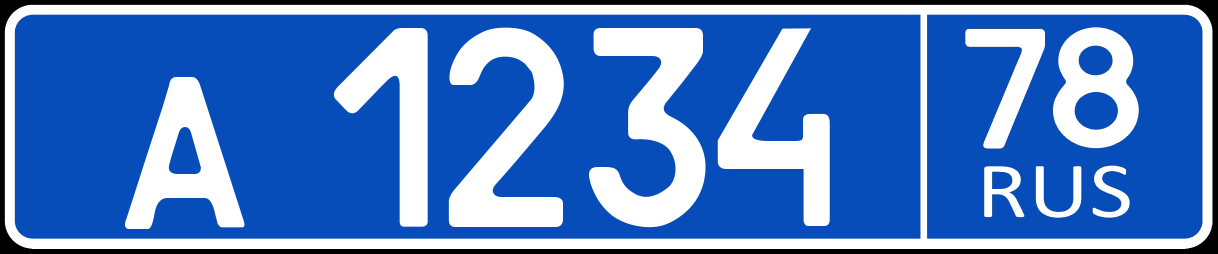
#> input picture ComputerVision/TesseractOpencv/ReadLettersFromvideo/test.png, 3654 x 762 px, given in place of the camera (shown at 1/3 size)
$ python detectleds.py
#> lines starting #> are read from the running program, lines starting #| are printed output that depends on the picture
### Projects/Detectleds/Func.py
"""
Useful functions to use computer vision\n
show_with_matplotlib(img, title)\n
create_canvas_matplotlib(x,y):\n
colors['red']\n
def stackImages(scale,imgArray):\n
def resize_frame(frame,percent):\n
"""

import matplotlib.pyplot as plt
import cv2
import numpy as np

# [16 lines left out: functions show_with_matplotlib, create_canvas_matplotlib, not called in this run]

colors = {
        'blue': (255, 0, 0), 'green': (0, 255, 0), 'red': (0, 0, 255), 'yellow': (0, 255, 255),
        'magenta': (255, 0, 255), 'cyan': (255, 255, 0), 'white': (255, 255, 255), 'black': (0, 0, 0),
        'gray': (125, 125, 125), 'rand': np.random.randint(0, high=256, size=(3,)).tolist(),
        'dark_gray': (50, 50, 50), 'light_gray': (220, 220, 220)
        }

# [10 lines left out: function resize_frame, not called in this run]

def stackImages(scale,imgArray):
    """
    Stack images example: imgStack = Func.stackImages(0.6,([frame,gray,thresh],[img,test,copy]))
    """
    rows = len(imgArray)
    cols = len(imgArray[0])
    rowsAvailable = isinstance(imgArray[0], list)
    width = imgArray[0][0].shape[1]
    height = imgArray[0][0].shape[0]
    if rowsAvailable:
        for x in range ( 0, rows):
            for y in range(0, cols):
                if imgArray[x][y].shape[:2] == imgArray[0][0].shape [:2]:
                    imgArray[x][y] = cv2.resize(imgArray[x][y], (0, 0), None, scale, scale)
                else:
                    imgArray[x][y] = cv2.resize(imgArray[x][y], (imgArray[0][0].shape[1], imgArray[0][0].shape[0]), None, scale, scale)
                if len(imgArray[x][y].shape) == 2: imgArray[x][y]= cv2.cvtColor( imgArray[x][y], cv2.COLOR_GRAY2BGR)
        imageBlank = np.zeros((height, width, 3), np.uint8)
        hor = [imageBlank]*rows
        hor_con = [imageBlank]*rows
        for x in range(0, rows):
            hor[x] = np.hstack(imgArray[x])
        ver = np.vstack(hor)
    else:
        for x in range(0, rows):
            if imgArray[x].shape[:2] == imgArray[0].shape[:2]:
                imgArray[x] = cv2.resize(imgArray[x], (0, 0), None, scale, scale)
            else:
                imgArray[x] = cv2.resize(imgArray[x], (imgArray[0].shape[1], imgArray[0].shape[0]), None,scale, scale)
            if len(imgArray[x].shape) == 2: imgArray[x] = cv2.cvtColor(imgArray[x], cv2.COLOR_GRAY2BGR)
        hor= np.hstack(imgArray)
        ver = hor
    return ver

# [92 lines left out: functions put_description, unsharped_filter, erode, dilate, closing, morphological_gradient and 5 more, not called in this run]

### Projects/Detectleds/detectleds.py
import cv2
import numpy as np
import Func
import serial
import serial.tools.list_ports as ls
print([p.device for p in ls.comports()])

ser = serial.Serial('COM4', 115200)  # open serial port


# [4 lines of commented-out code are left out]

def empty(x):
    pass

font = cv2.FONT_HERSHEY_COMPLEX

cv2.namedWindow("TrackBars", cv2.WINDOW_AUTOSIZE)
cv2.resizeWindow("TrackBars", 640, 500)

cv2.createTrackbar("Hue min", "TrackBars", 120, 255, empty)
cv2.createTrackbar("Hue max", "TrackBars", 154, 255, empty)

cv2.createTrackbar("Sat min", "TrackBars", 217, 255, empty)
cv2.createTrackbar("Sat max", "TrackBars", 255, 255, empty)

cv2.createTrackbar("Val min", "TrackBars", 106, 255, empty)
cv2.createTrackbar("Val max", "TrackBars", 212, 255, empty)

cv2.createTrackbar("min_area", "TrackBars", 2400, 10000, empty)
cv2.createTrackbar("max_area", "TrackBars", 6000, 10000, empty)

cap = cv2.VideoCapture(0)

def ret_red_mask(original, imgHSV):
    h_min = 0
    h_max = 36
    s_min = 28
    s_max = 255
    v_min = 72
    v_max = 255

    red_lower = np.array([h_min, s_min, v_min], np.uint8)
    red_upper = np.array([h_max, s_max, v_max], np.uint8)
    r_mask = cv2.inRange(imgHSV, red_lower, red_upper)
    kernel = np.ones((5, 5), "uint8")
    red_mask = cv2.dilate(r_mask, kernel)
    imgResult = cv2.bitwise_and(original, original, mask=r_mask)
    return imgResult, red_mask


def ret_blue_mask(original, imgHSV):
    h_min = 120
    h_max = 154
    s_min = 217
    s_max = 255
    v_min = 27
    v_max = 212
    h_min = cv2.getTrackbarPos("Hue min", "TrackBars")
    h_max = cv2.getTrackbarPos("Hue max", "TrackBars")
    s_min = cv2.getTrackbarPos("Sat min", "TrackBars")
    s_max = cv2.getTrackbarPos("Sat max", "TrackBars")
    v_min = cv2.getTrackbarPos("Val min", "TrackBars")
    v_max = cv2.getTrackbarPos("Val max", "TrackBars")

    blue_lower = np.array([h_min, s_min, v_min], np.uint8)
    blue_upper = np.array([h_max, s_max, v_max], np.uint8)
    b_mask = cv2.inRange(imgHSV, blue_lower, blue_upper)
    kernel = np.ones((5, 5), "uint8")
    blue_mask = cv2.dilate(b_mask, kernel)
    imgResult = cv2.bitwise_and(original, original, mask=b_mask)
    return imgResult, blue_mask

def ret_green_mask(original, imgHSV):
    h_min = 53
    h_max = 67
    s_min = 36
    s_max = 255
    v_min = 41
    v_max = 255
    # [6 lines of commented-out code are left out]
    green_lower = np.array([h_min, s_min, v_min], np.uint8)
    green_upper = np.array([h_max, s_max, v_max], np.uint8)
    g_mask = cv2.inRange(imgHSV, green_lower, green_upper)
    kernel = np.ones((5, 5), "uint8")
    green_mask = cv2.dilate(g_mask, kernel)
    imgResult = cv2.bitwise_and(original, original, mask=green_mask)
    return imgResult, green_mask

cv2.namedWindow("Original", cv2.WINDOW_NORMAL)
cv2.resizeWindow("Original", 1000, 600)
rectangle_line_size = 3
text_size = 5

rgb_leds = [0]*3
last_rgb_leds = [0]*3
counter = 0
RED = 0
GREEN = 1
BLUE = 2
rgb_leds[RED] = 0
rgb_leds[GREEN] = 0
rgb_leds[BLUE] = 0
while True:
    start = cv2.getTickCount()

    _, frame = cap.read()
#> frame is the input picture: shape (762, 3654, 3); mean B, G, R 196.2, 125.2, 78.5
    imageFrame = frame

    imgHSV = cv2.cvtColor(frame, cv2.COLOR_BGR2HSV)
#> imgHSV: shape (762, 3654, 3); mean H, S, V 71.2, 162.4, 196.2
    red_result, r_mask = ret_red_mask(frame, imgHSV)
#> in ret_red_mask, `r_mask = cv2.inRange(imgHSV, red_lower, red_upper)`: r_mask: shape (762, 3654); every value is 0
#> in ret_red_mask, `imgResult = cv2.bitwise_and(original, original, mask=r_mask)`: imgResult: shape (762, 3654, 3); every value is 0
    blue_result, b_mask = ret_blue_mask(frame, imgHSV)
    green_result, g_mask = ret_green_mask(frame, imgHSV)

    # [6 lines of commented-out code are left out]
    contours, hierarchy = cv2.findContours(r_mask,
                                           cv2.RETR_TREE,
                                           cv2.CHAIN_APPROX_SIMPLE)
#> contours = []


    min_area = cv2.getTrackbarPos("min_area", "TrackBars")
    max_area = cv2.getTrackbarPos("max_area", "TrackBars")
    rgb_leds[RED] = 0
    for pic, contour in enumerate(contours):
        area = cv2.contourArea(contour)
        if ((area > min_area) and (area < max_area)):
            # [4 lines of commented-out code are left out]
            rgb_leds[RED] = 1
            x, y, w, h = cv2.boundingRect(contour)
            imageFrame = cv2.rectangle(imageFrame, (x, y),
                                       (x + w, y + h),
                                       (0, 0, 255), rectangle_line_size)

            cv2.putText(imageFrame, "Red Colour", (x, y),
                        cv2.FONT_HERSHEY_SIMPLEX, 5.0,
                        (0, 0, 255), text_size)
#> this loop made 0 passes
#> after the loop, rgb_leds = [0, 0, 0]


    contours, hierarchy = cv2.findContours(b_mask,
                                        cv2.RETR_TREE,
                                        cv2.CHAIN_APPROX_SIMPLE)
    rgb_leds[BLUE] = 0
    for pic, contour in enumerate(contours):
        area = cv2.contourArea(contour)
        if ((area > min_area) and (area < max_area)):
            rgb_leds[BLUE] = 1
            x, y, w, h = cv2.boundingRect(contour)
            imageFrame = cv2.rectangle(imageFrame, (x, y),
                                       (x + w, y + h),
                                       (255, 0, 0), rectangle_line_size)

            cv2.putText(imageFrame, "Blue Colour", (x, y),
                        cv2.FONT_HERSHEY_SIMPLEX, 5.0,
                        (255, 0, 0), text_size)


    contours, hierarchy = cv2.findContours(g_mask,
                                        cv2.RETR_TREE,
                                        cv2.CHAIN_APPROX_SIMPLE)
    rgb_leds[GREEN] = 0
    for pic, contour in enumerate(contours):
        area = cv2.contourArea(contour)
        if ((area > min_area) and (area < max_area)):
            rgb_leds[GREEN] = 1
            x, y, w, h = cv2.boundingRect(contour)
            imageFrame = cv2.rectangle(imageFrame, (x, y),
                                       (x + w, y + h),
                                       (0, 255, 0), rectangle_line_size)

            cv2.putText(imageFrame, "Green Colour", (x, y),
                        cv2.FONT_HERSHEY_SIMPLEX, 5.0,
                        (0, 255, 0), text_size)


    stop = cv2.getTickCount()
    time = (stop - start)/ cv2.getTickFrequency()
#> time = 0.408
    cv2.putText(frame, str(rgb_leds), (150, 150), cv2.FONT_HERSHEY_SIMPLEX, 5, (255, 255, 255), 3)
    cv2.putText(frame, str(1/time), (150, 300), cv2.FONT_HERSHEY_SIMPLEX, 5, (255, 255, 255), 3)
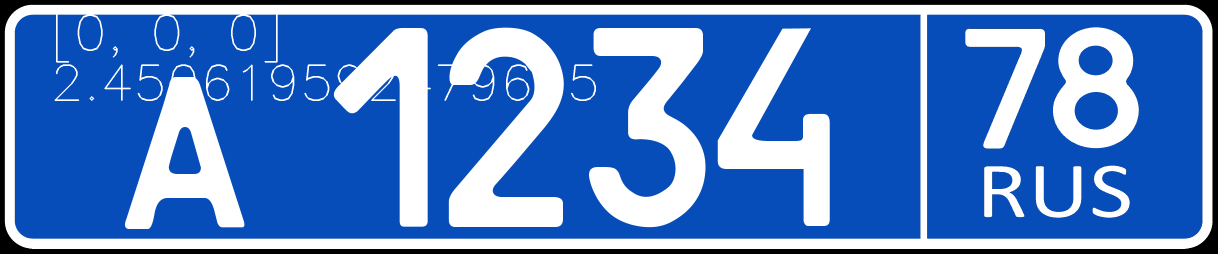
#> frame: shape (762, 3654, 3) (shown at 1/3 size); mean B, G, R 196.8, 126.6, 80.5
    cv2.putText(green_result, "Green result", (150, 150), cv2.FONT_HERSHEY_SIMPLEX, 5, (209, 80, 0, 255), 3)
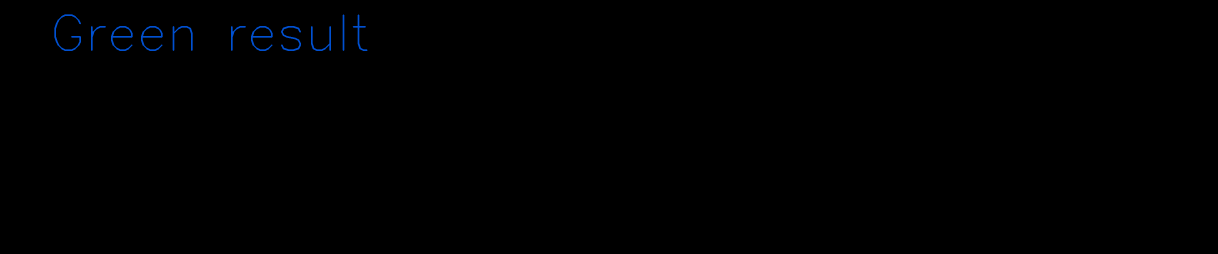
#> green_result: shape (762, 3654, 3) (shown at 1/3 size); mean B, G, R 0.8, 0.3, 0
    cv2.putText(blue_result, "Blue result", (150, 150), cv2.FONT_HERSHEY_SIMPLEX, 5, (209, 80, 0, 255), 3)
    cv2.putText(red_result, "Red result", (150, 150), cv2.FONT_HERSHEY_SIMPLEX, 5, (209, 80, 0, 255), 3)

    Imgstack = Func.stackImages(0.2, ([frame, imgHSV], [g_mask, green_result], [b_mask, blue_result], [r_mask, red_result]))
#> after the loop in stackImages, `for x in range(0, rows):`: hor = 4 items
#> in stackImages, `ver = np.vstack(hor)`:
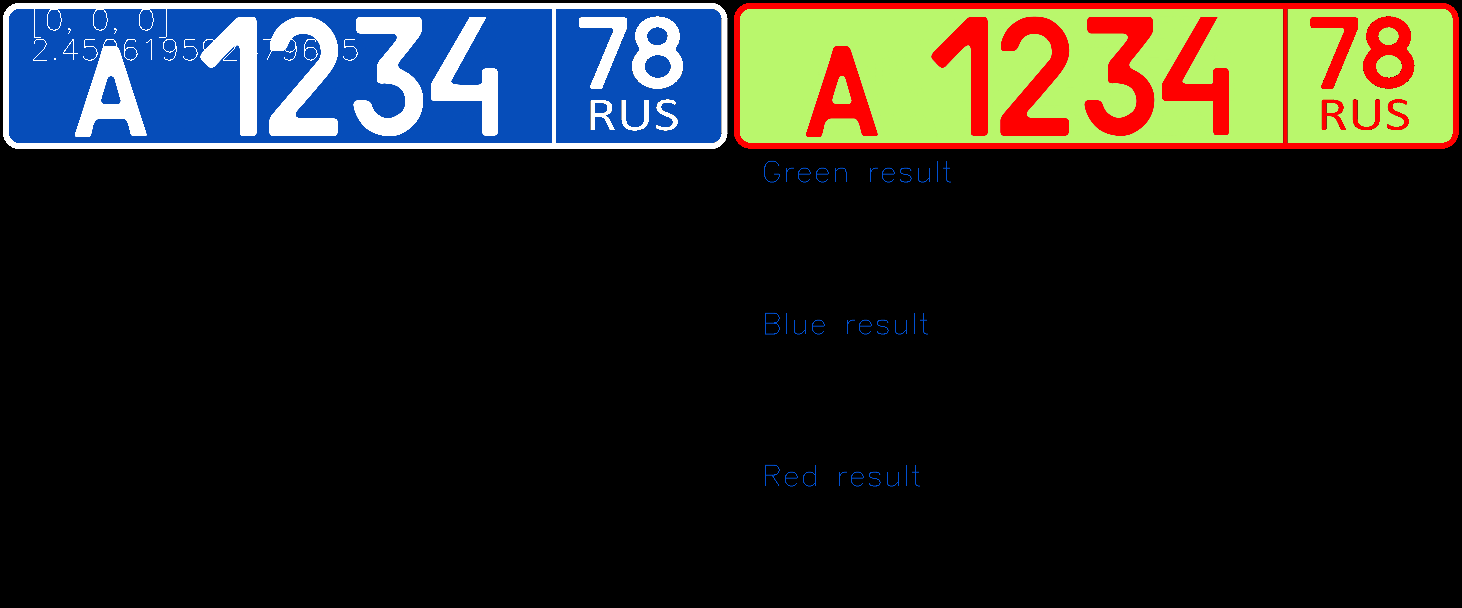
#> ver: shape (608, 1462, 3); mean of channels 0, 1, 2 33.7, 36.2, 34.6; drawn as B, G, R
    cv2.imshow("Frame", Imgstack)
    cv2.imshow("Original", frame)

    # if (rgb_leds[i] != last_rgb_leds[i]):
    # if (sum(rgb_leds) != sum(last_rgb_leds)):
    if (rgb_leds != last_rgb_leds):
        counter = counter + 1
        if (counter > 10):
            last_rgb_leds = rgb_leds.copy()
            counter = 0
            print("UPDATE" + str(last_rgb_leds))# sendbytes = test.encode()
            leds = '{' + str(last_rgb_leds[0]) + str(last_rgb_leds[2]) + str(last_rgb_leds[1]) + '}'
            sendbytes = leds.encode()
            ser.write(sendbytes)
            print("string sent:", leds)
            # print(str(rgb_leds) + str(last_rgb_leds))
            # print(counter)
    key = cv2.waitKey(1)
#> (key Esc is pressed here)
    if key == 27:  # esc
        cap.release()
        cv2.destroyAllWindows()
        break
